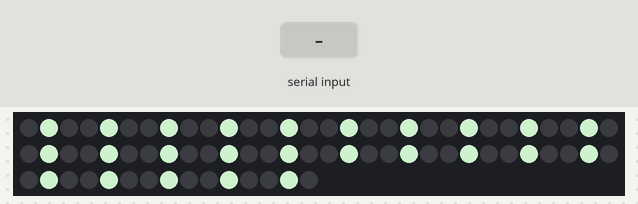
Bench run of a sketch on a simulated Arduino Uno, built with avr-gcc and run on an emulated ATmega328P. Parts: 75 RGB LEDs in strip order, left to right, continuing on the next row. The inputs (shaded band) are chosen by the test bench. Dim RGB values are drawn brighter than linear.

Above: at 0.16 s.
At 0.98 s:
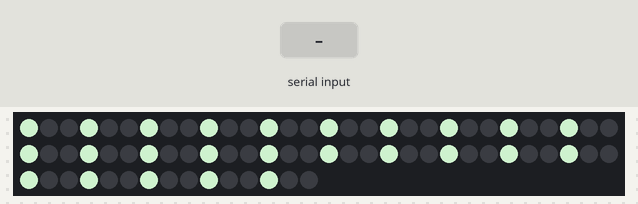
1.3 s: "c90\n" received over Serial
At 3.16 s:
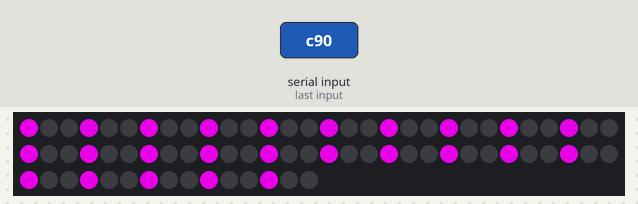

Measured:
- after the input at 1.3 s, the LEDs: first differ from a run without the input after 1.8 s (image 2)

The sketch:

hand_to_color.ino
```cpp
#include <Adafruit_NeoPixel.h>


int potpin = 0;  // analog pin used to connect the potentiometer
int val;    // variable to read the value from the analog pin

//settings for setColor() function
#define ledPin 6
int ledLenght = 75;
int timeLen = 100;
int rint = 0, gint = 0, bint = 0;

Adafruit_NeoPixel strip = Adafruit_NeoPixel(ledLenght, ledPin, NEO_GRB + NEO_KHZ800);

static int const bufSize = 32;
static char ledBuffer[bufSize] = "";
String color = "";
String brightness = "";
String prevBright = "";
void setup() {
  Serial.begin(9600);
  strip.begin();
  strip.show();
}

void isr() {
  static byte ind = 0;
  char endMarker = '\n';
  char c;
  boolean newData = false;
  while (Serial.available() && newData == false) {
    c = Serial.read();
    if (c != endMarker) { //write char to string
      ledBuffer[ind] = c;
      ind++;
      if (ind >= bufSize) {
        ind = bufSize - 1;
      }
    }
    else {
      ledBuffer[ind] = '\0'; //terminate the string
      newData = true;       //exit while loop
    }
  }
  for (int i = 0; i < sizeof(ledBuffer); i++) {
    if (ledBuffer[i] == 'c' || ledBuffer[i] == 'C'){
      color = ledBuffer[++i];
//      Serial.println("color");
//      Serial.println(color);

  }else if (ledBuffer[i] == 'b' || ledBuffer[i] == 'B'){
      brightness = ledBuffer[++i];
//      Serial.println("brightness");
//      Serial.println(brightness);
  }
  }
  prevBright="";
  prevBright.concat(brightness);
  if (prevBright.equals(brightness)){
    setColor(color.toInt(), brightness.toInt());
  }
}

void setColor(int color, int bright) {
  double brightness = bright-3;
  brightness *= 0.1;
  switch (color) {
    case 3:
      //blue
      rint = 0 * brightness;
      gint = 0 * brightness;
      bint = 255 * brightness;

      break;
    case 4:
      //green
      rint = 0 * brightness;
      gint = 255 * brightness;
      bint = 0 * brightness;

      break;
    case 5:
      //orange
      rint = 255 * brightness;
      gint = 125 * brightness;
      bint = 0 * brightness;
      break;
    case 6:
      //yellow
      rint = 255 * brightness;
      gint = 255 * brightness;
      bint = 0 * brightness;
      break;
    case 7:
      //cyan
      rint = 0 * brightness;
      gint = 200 * brightness;
      bint = 255 * brightness;
      break;
    case 8:
      //red
      rint = 255 * brightness;
      gint = 0 * brightness;
      bint = 0 * brightness;
      break;
    case 9:
      //purple
      rint = 255 * brightness;
      gint = 0 * brightness;
      bint = 255 * brightness;
      break;
    default:
      //pink
      rint = 255 * brightness;
      gint = 150 * brightness;
      bint = 255 * brightness;
      break;
  }
  //set color and intensity of lights
//  Serial.print(rint);
//  Serial.println();
//
//  Serial.print(gint);
//  Serial.println();
//
//  Serial.print(bint);
//  Serial.println();

  theaterChase(strip.Color(rint, gint, bint), timeLen);

}

//Theatre-style crawling lights.
void theaterChase(uint32_t c, uint8_t wait) {
  for (int j = 0; j < 10; j++) { //do 10 cycles of chasing
    for (int q = 0; q < 3; q++) {
      for (int i = 0; i < strip.numPixels(); i = i + 3) {
        strip.setPixelColor(i + q, c);  //turn every third pixel on
      }
      strip.show();

      delay(wait);

      for (int i = 0; i < strip.numPixels(); i = i + 3) {
        strip.setPixelColor(i + q, 0);      //turn every third pixel off
      }
    }
  }
}


void loop() {

  //attachInterrupt(digitalPinToInterrupt(2), isr, RISING);
   isr();
}
```
